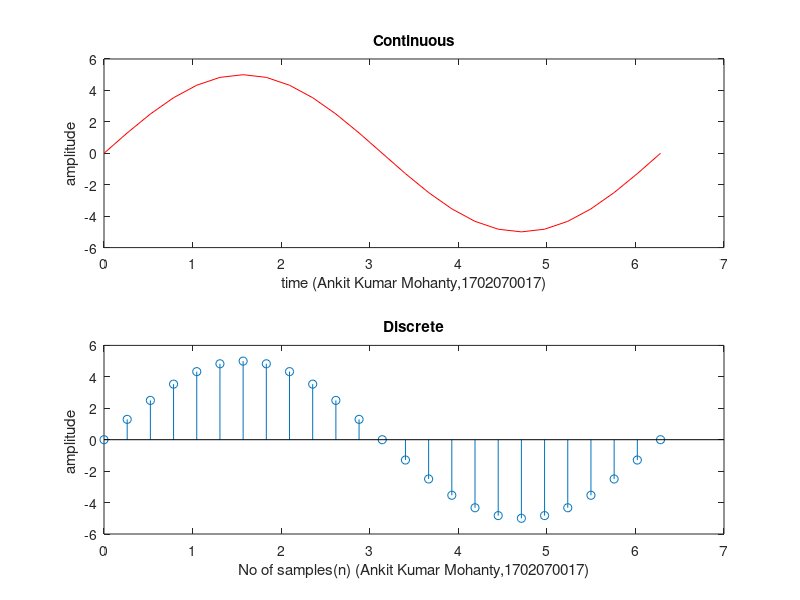

MATLAB code for this plot:
clc
close all
clear all
t=linspace(0,2*pi,25); 
A=input('Enter Amplitude:');
Sine=A.*sin(t);
subplot(2,1,1);
plot(t,Sine,'r');
title('Continuous');
xlabel('time (Ankit Kumar Mohanty,1702070017)');
ylabel('amplitude');
subplot(2,1,2);
stem(t,Sine);
title('Discrete');
xlabel('No of samples(n) (Ankit Kumar Mohanty,1702070017)');
ylabel('amplitude ');
